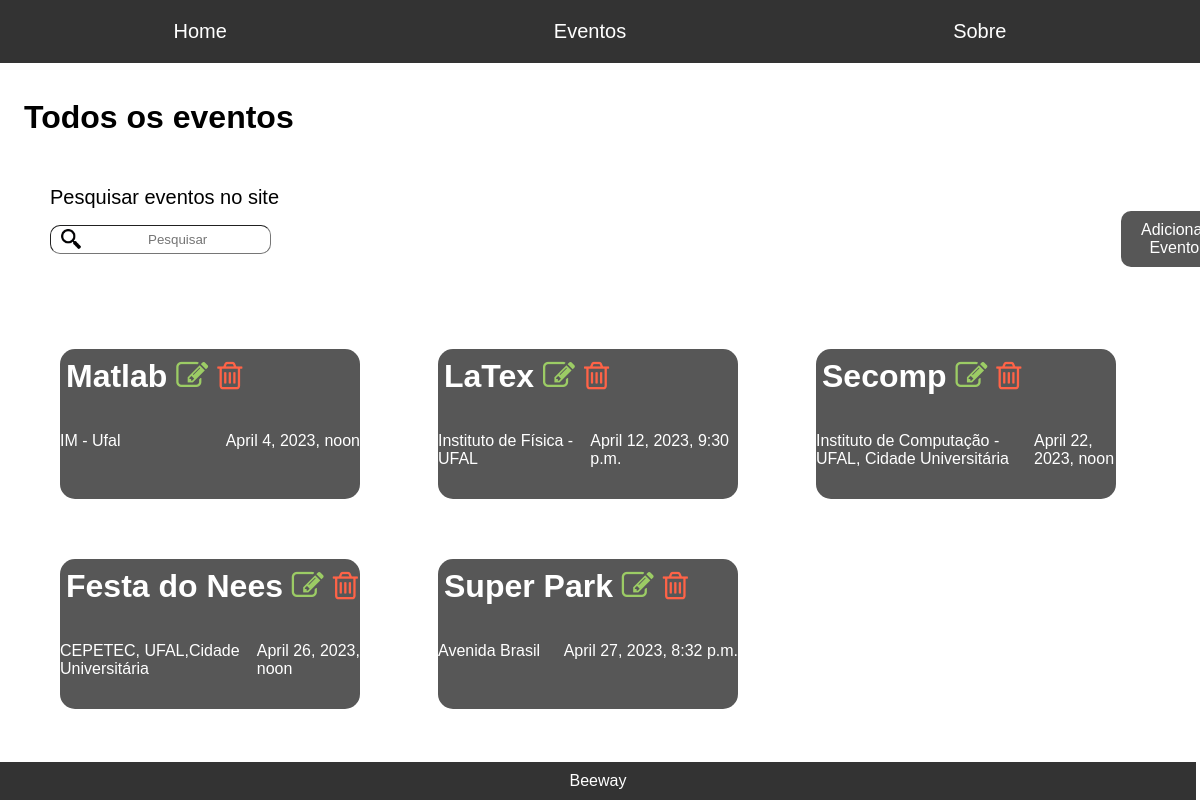
Page /administrador/todos.eventos on the earlier database version.
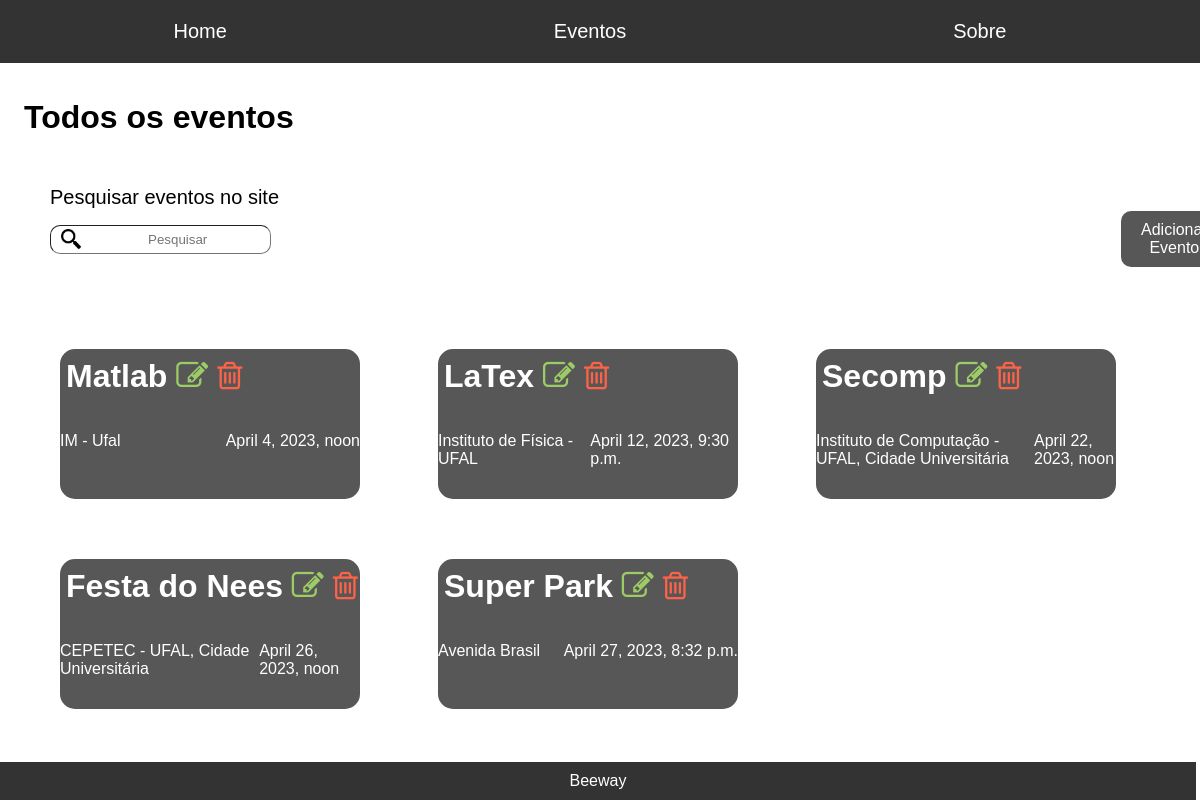
Same page on the later database version.
### administrador/models.py (models this page shows, shortened)
class Event(models.Model):
    titulo = models.CharField(max_length=50)
    local = models.CharField(max_length=150)
    data_e_hora = models.DateTimeField()
    descricao = models.TextField()

### administrador/views.py (the view)
# urls.py: path('administrador/todos.eventos', views.todosEventos, name = 'admintodoseventos'),
def todosEventos(request):
    eventos = Event.objects.all().order_by('data_e_hora')
    return (render(request, 'pages/todos.eventos.html', {'eventos': eventos}))

### administrador/templates/pages/todos.eventos.html (shortened to what this page needs)
<!DOCTYPE html>
<html>
<html lang="pt-br"></html>
<head>
    {% load static %}
	<link rel="stylesheet" type="text/css" href="{% static 'todos.eventos.css' %}">
	<link rel="stylesheet" type="text/css" href="{% static 'home.css' %}">
	<link rel="stylesheet" type="text/css" href="{% static 'font-awesome-4.7.0/css/font-awesome.min.css' %}">
</head>
<body>
	<header>
		<nav>
				<ul>
					<li><a href="home">Home</a></li>
					<li><a href="todos.eventos">Eventos</a></li>
					<li><a href="sobre">Sobre</a></li>
				</ul>
		</nav>
	</header>
	<h1>Todos os eventos</h1>
	<div id="y"><p id="search">Pesquisar eventos no site</p></div>
	<div class="container" id="x">
		<input type="text" id="a" placeholder="Pesquisar ">
		<button class="botaoAdd"> <a href="adicionar_evento" style="text-decoration: none; color: #fff">Adicionar Evento </a></button>
	</div>
	<div id="ultimos" class="container">
		{% for eventos in eventos %}
		<div class="evento">
			<h1>
				<a style="text-decoration: none; color: #fff" href= "desc_evento/{{eventos.id}}">{{eventos.titulo}}</a>
				<a style="text-decoration: none; color: #9CCC65" href= "editar_evento/{{eventos.id}}"><i class="fa fa-pencil-square-o" aria-hidden="true"></i></a>
				<a style="text-decoration: none; color: #FF6347" href= "deletar_evento/{{eventos.id}}"><i class="fa fa-trash-o" aria-hidden="true"></i></a>
			</h1>
			<div class="container" id="info">
				<p>{{eventos.local}}</p>
				<p>{{eventos.data_e_hora}}</p>
			</div>
		</div>
		{% endfor %}
	</div>
	<footer>
		Beeway
	</footer>
</body>
</html>

Differences in the rows shown:
changed Event "Festa do Nees": local "CEPETEC, UFAL,Cidade Universitária" → "CEPETEC - UFAL, Cidade Universitária"
